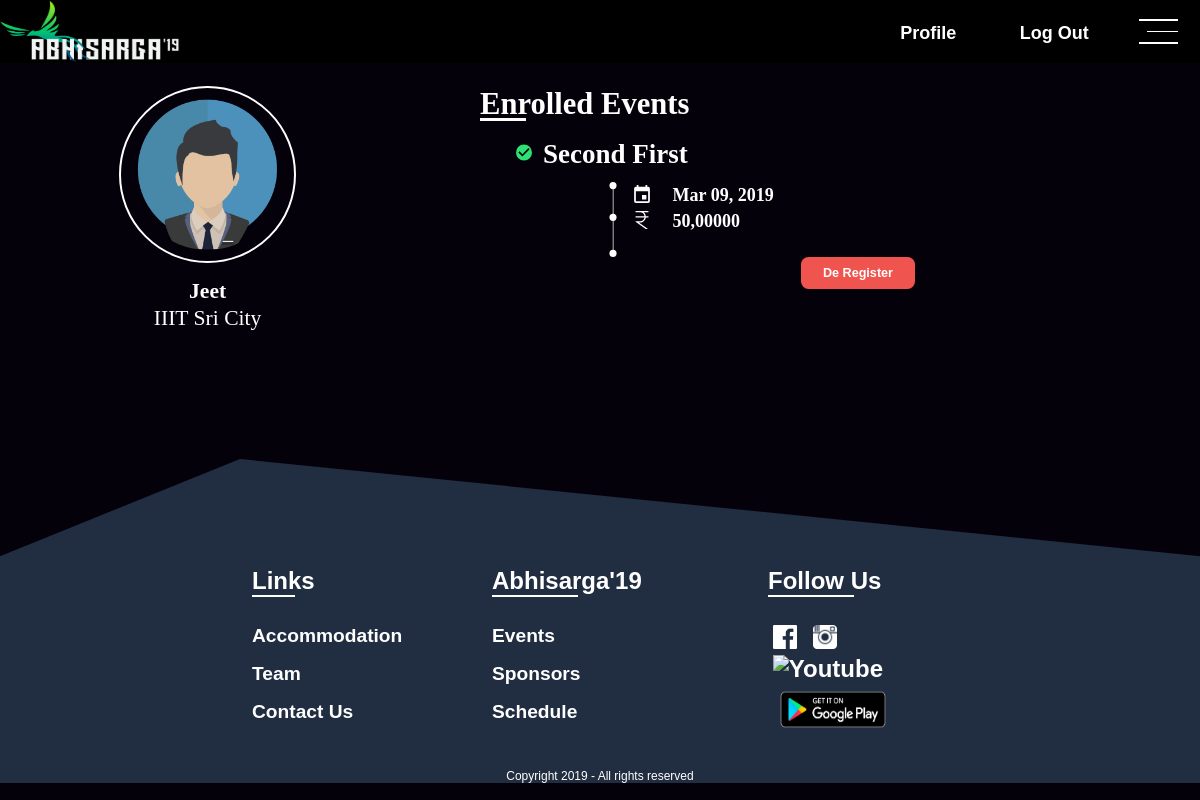
The app's page /profile/ (signed in) with its own data.
### UserAuth/models.py (models this page shows, shortened)
class User(AbstractUser):
	mobile_no = models.CharField(max_length=15, null=True, blank=True)
	college_name = models.CharField(max_length=100, null=True, blank=True)
	description = models.CharField(max_length=150, null=True, blank=True)
	profile_pic = models.ImageField(upload_to=get_image_upload_path, null=True, blank=True)
	activation_link = models.CharField(max_length=200, null=True, blank=True)
	is_verified = models.BooleanField(default=False)
	device_token = models.CharField(max_length=200, null=True, blank=True)

### Event/models.py (models this page shows, shortened)
class Event(models.Model):
	event_category = models.ForeignKey(EventCategory, on_delete=models.CASCADE, related_name="event_category")
	name = models.CharField(max_length=200, null=True, blank=True)
	logo = models.ImageField(upload_to=get_event_photo_path, null=True, blank=True)
	registration_from = models.DateTimeField(null=True, blank=True)
	registration_to = models.DateTimeField(null=True, blank=True)
	event_from = models.DateTimeField(null=True, blank=True)
	event_to = models.DateTimeField(null=True, blank=True)
	participant_limit = models.IntegerField(default=0)
	participant_count = models.IntegerField(default=0)
	description = models.TextField()
	rules = models.TextField()
	prize = models.TextField()
	brochure = models.FileField(upload_to=get_event_photo_path, null=True, blank=True)
	organisers = models.ManyToManyField(settings.AUTH_USER_MODEL, related_name="organising_events")
	web_priority = models.IntegerField(default=0)
	app_priority = models.IntegerField(default=0)
	registration_closed = models.BooleanField(default=False)
	team_event = models.BooleanField(default=False)
	img_1 = models.FileField(upload_to=get_event_photo_path, null=True, blank=True)
	img_2 = models.FileField(upload_to=get_event_photo_path, null=True, blank=True)
	img_3 = models.FileField(upload_to=get_event_photo_path, null=True, blank=True)
	img_4 = models.FileField(upload_to=get_event_photo_path, null=True, blank=True)
	qr_code_string = models.CharField(max_length=100, null=True, blank=True)

### UserAuth/views.py (the view)
# urls.py: url(r'^profile/$', Profile, name='profile'),
@login_required(login_url=settings.LOGIN_REDIRECT_URL)
def Profile(request):
	profile_page = 'UserAuth/profile.html'
	if request.method=='GET':
		try:
			participated_events = Team.objects.filter(leader__username=request.user.username)
			part = list()
			for obj in participated_events:
				part.append({"event":obj.event, "team":{"leader": obj,"members": obj.belong_to_team.all()}})
			participated_events = Member.objects.filter(email=request.user.email)
			for obj in participated_events:
				part.append({"event":obj.team.event, "team":{"leader": obj.team,"members": obj.team.belong_to_team.all()}})
		except Exception as e:
			pass
		return render(request, profile_page, {"participated_events":part})

### UserAuth/templates/UserAuth/profile.html (shortened to what this page needs)
{% extends 'UserAuth/index.html' %}
{% load staticfiles %}
{% block link %}
<link rel="stylesheet" type="text/css" href="{% static 'assets/css/profile.css' %}">
<link rel="stylesheet" type="text/css" href="{% static 'assets/css/common.css' %}">
{% endblock %}
{% block content %}
<div id="bar">
	<a href="{% url 'UserAuth:home' %}"><img src="{% static 'assets/img/default-logo.png' %}" alt="Abhisarga 2K19" id="bar-logo"></a>
	<div id="menu" onclick="menuopen()">
		<div></div>
		<div></div>
		<div></div>
	</div>
	{% if request.user.is_authenticated %}
	<div id="login">
		<a href="{% url 'UserAuth:logout' %}">Log Out</a>
	</div>
	<div id="register">
		<a href="{% url 'UserAuth:profile' %}">Profile</a>
	</div>
	{% endif %}
</div>
<div id="profile-content">
	<div id="account">
	<div id="profile-image">
		{% if request.user.profile_pic %}
	  	<img src="{{ request.user.profile.url }}" alt="">
		{% else %}
		<img src="{% static 'assets/img/default-male.png' %}" alt="">
		{% endif %}
	</div>
	<div id="profile-name">
	  {% if request.user.first_name %}
	  	{{ request.user.first_name }}
	  {% endif %}
	</div>
	<div id="profile-college">
	  {% if request.user.college_name %}
	  {{ request.user.college_name }}
	  {% endif %}
	</div>
	</div>
	<div id="reg-events">
	<h1>Enrolled Events</h1>
	<ul>
		{% for object in participated_events %}
		  <li>
		    <div class="single-reg-event">
		      <h1><img src="{% static 'assets/img/svg/check.svg' %}" alt="">{{ object.event.name }}</h1>
		      <img src="{% static 'assets/img/svg/dotline.svg' %}">
		      <span><img src="{% static 'assets/img/svg/calender.svg' %}" alt="">{{ object.event.event_from|date:"M d, Y" }}</span>
		      <span><img src="{% static 'assets/img/svg/rupee.svg' %}" alt="">{{ object.event.prize }}</span>
		      <button class="deregister" onclick="deregister_event('{{object.event.id}}')">De Register</button>
		    </div>
		  </li>
		  <br>
	  	{% endfor %}
	</ul>
	</div>
</div>
{% endblock %}

### static/assets/css/profile.css (style rules this page uses)
body { padding: 0; margin: 0; background: #05010b; overflow-x: hidden; }
div { margin: 0; padding: 0; }
a { text-decoration: none; color: #fff; }
#profile-content { position: relative; width: 100%; color: #fff; }
#account { position: absolute; font-size: 1.8vw; width: 17em; left: 2vw; top: 1vw; }
#profile-image { position: relative; width: 8em; height: 8em; margin: 0.5em auto; border-radius: 50%; border: 0.1em solid #fff; color: #fff; }
#profile-image img { width: 7em; height: 7em; position: absolute; top: 0.5em; left: 0.5em; border-radius: 50%; }
#profile-name { position: relative; width: 90%; height: 1.5em; box-sizing: border-box; padding: 0.25em 1em; text-align: center; font-weight: bold; margin: 0 auto; }
#profile-college { position: relative; width: 90%; margin: 0 auto; height: 3em; box-sizing: border-box; padding: 0 1em; text-align: center; }
#reg-events { position: relative; font-size: 1.5vw; top: 2vw; left: 40vw; width: 60vw; min-height: 33vw; }
#reg-events > h1 { font-size: 1.7em; padding: 0; margin: 0; height: 1.1em; position: relative; }
#reg-events > h1::after { position: absolute; content: ""; width: 1.5em; height: 0.1em; bottom: 0; left: 0; background: #fff; }
#reg-events > ul { list-style: none; padding: 0; margin: 0; width: 100%; }
.single-reg-event { position: relative; width: 100%; margin: 1em 0; box-sizing: border-box; padding-left: 2em; }
.single-reg-event > h1 { position: relative; font-size: 1.5em; width: 100%; margin: 0; padding: 0; padding-left: 1em; margin-bottom: 0.6em; height: 1em; }
.single-reg-event > h1 img { position: absolute; height: 1em; width: 0.6em; left: 0; top: 0; }
.deregister { font-size: 0.7em; padding: 0; margin: 0 auto; height: 2.5em; width: 9em; border-radius: 0.6em; outline: 0; border: 0; color: #fff; font-weight: bold; background: #f0544e; cursor: pointer; margin-top: 2em; display: block; }
.single-reg-event > img { width: 0.8em; position: absolute; height: 4.2em; top: 2.4em; left: 7em; }
.single-reg-event > span { position: relative; height: 1em; margin: 0; padding: 0.2em 0; width: 17em; left: 6.5em; padding-left: 2.2em; font-weight: bold; display: block; }
.single-reg-event span > img { position: absolute; height: 1em; top: 0.2em; left: 0; width: 1em; }

### static/assets/css/common.css (style rules this page uses)
div { padding: 0; margin: 0; }
a { text-decoration: none; color: #fff; }
#bar { width: 100%; position: relative; font-size: 1.5vw; background-color: #000; height: 3.5em; font-family: 'Content', sans-serif; }
#bar-logo { height: 100%; width: 10em; }
#register { color: #fff; height: 3.5em; padding: 1.25em 0; width: 7em; text-align: center; font-weight: bold; float: right; }
#login { color: #fff; height: 3.5em; padding: 1.25em 0; width: 7em; text-align: center; font-weight: bold; float: right; }
#menu { height: 1.9em; margin: 0.8em 1.2em; width: 2.2em; display: flex; flex-direction: column; justify-content: space-around; cursor: pointer; float: right; }
#menu div { height: 5%; background: #fff; border: 0; width: 100%; }
#menu div:nth-child(2) { width: 80%; align-self: flex-end; }

### records on screen
User: user.first_name "Jeet", user.college_name "IIIT Sri City"
Event: event.name "Second First", event.event_from "Mar 09, 2019", event.prize "50,00000"
